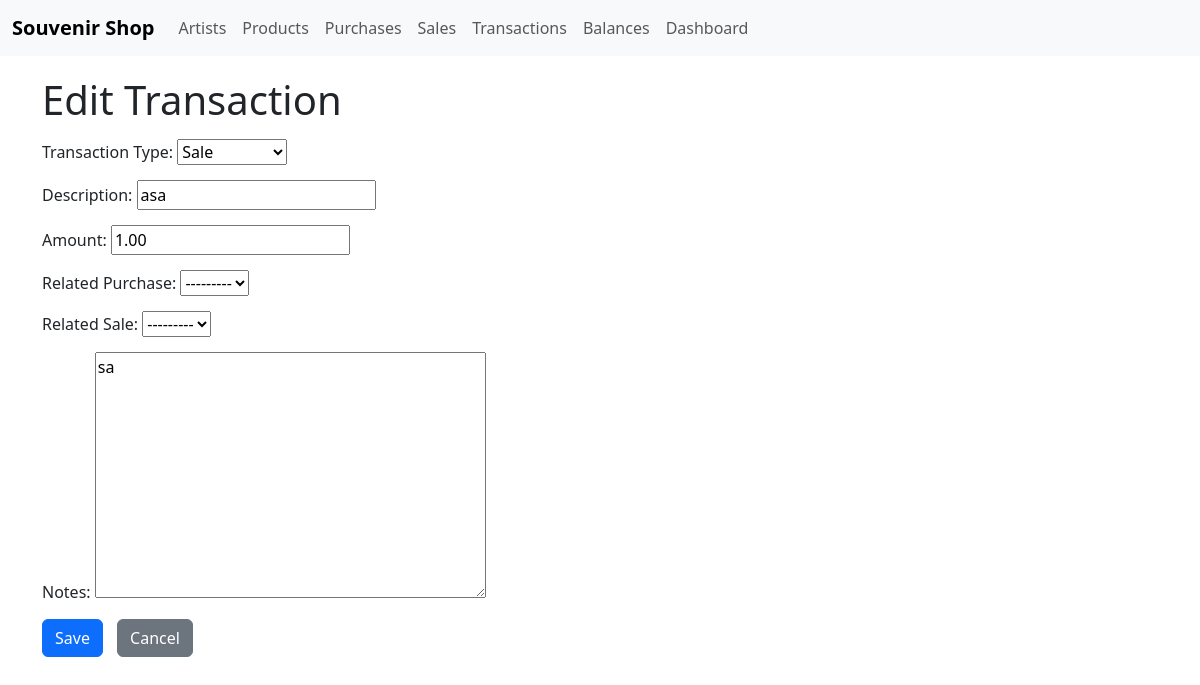
Screenshot of /shop/transactions/1/edit/ with the database file from the repository.
### shop/models.py (models this page shows, shortened)
class Transaction(models.Model):
    TRANSACTION_TYPES = (
        ('PURCHASE', 'Purchase'),
        ('SALE', 'Sale'),
        ('EXPENSE', 'Expense'),
        ('INCOME', 'Income'),
        ('ADJUSTMENT', 'Adjustment'),  # For manual balance changes
    )
    transaction_date = models.DateTimeField(default=timezone.now, verbose_name="Transaction Date")
    transaction_type = models.CharField(max_length=20, choices=TRANSACTION_TYPES, verbose_name="Transaction Type")
    description = models.CharField(max_length=200, verbose_name="Description")
    amount = models.DecimalField(max_digits=10, decimal_places=2, verbose_name="Amount")  # Positive for income, negative for expense
    related_purchase = models.ForeignKey(Purchase, on_delete=models.SET_NULL, null=True, blank=True, related_name="transactions", verbose_name="Related Purchase")
    related_sale = models.ForeignKey(Sale, on_delete=models.SET_NULL, null=True, blank=True, related_name="transactions", verbose_name="Related Sale")
    notes = models.TextField(blank=True, null=True, verbose_name="Notes")
    class Meta:
        verbose_name = "Transaction"
        verbose_name_plural = "Transactions"

### shop/views.py (the view)
# urls.py: path('transactions/<int:pk>/edit/', views.transaction_update, name='transaction_update'),
def transaction_update(request, pk):
    transaction_obj = get_object_or_404(Transaction, pk=pk)
    if request.method == 'POST':
        form = TransactionForm(request.POST, instance=transaction_obj)
        if form.is_valid():
            form.save()
            update_or_create_balance()
            return redirect('shop:transaction_list')
    else:
        form = TransactionForm(instance=transaction_obj)
    return render(request, 'shop/transaction_form.html', {'form': form, 'title': 'Edit Transaction'})

### shop/forms.py
class TransactionForm(forms.ModelForm):
    class Meta:
        model = Transaction
        fields = ['transaction_type', 'description', 'amount', 'related_purchase', 'related_sale', 'notes']
        widgets = {
            'transaction_date': forms.DateTimeInput(attrs={'type': 'datetime-local'}),
        }

### shop/templates/shop/transaction_form.html (shortened to what this page needs)
{% extends 'shop/base.html' %}
{% block content %}
    <h1>{{ title }}</h1>
    <form method="post">
        <div class="form-group">
            {{ form.transaction_type.label_tag }}
            {{ form.transaction_type }}
        </div>
        <div class="form-group">
            {{ form.description.label_tag }}
            {{ form.description }}
        </div>
        <div class="form-group">
            {{ form.amount.label_tag }}
            {{ form.amount }}
        </div>
         <div class="form-group">
            {{ form.related_purchase.label_tag }}
            {{ form.related_purchase }}
        </div>
         <div class="form-group">
            {{ form.related_sale.label_tag }}
            {{ form.related_sale }}
        </div>
        <div class="form-group">
            {{ form.notes.label_tag }}
            {{ form.notes }}
        </div>
        <button type="submit" class="btn btn-primary">Save</button>
        <a href="{% url 'shop:transaction_list' %}" class="btn btn-secondary">Cancel</a>
    </form>
{% endblock %}

### shop/templates/shop/base.html (style rules this page uses)
.form-group { margin-bottom: 15px; }
.btn-primary { margin-right: 10px; }

### rows the page displays
Transaction: transaction_type "Sale", description "asa", amount "1.00", related_purchase "---------", related_sale "---------", notes "sa"

### other values shown
{{ title }} "Edit Transaction"
